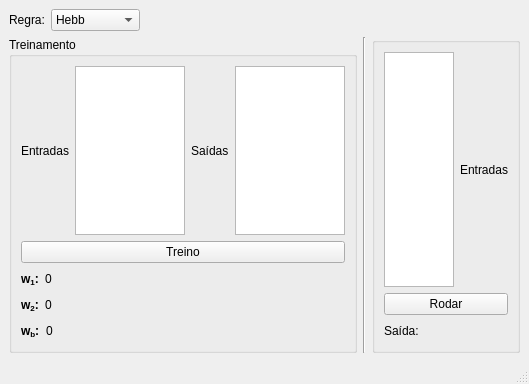
<?xml version="1.0" encoding="UTF-8"?>
<ui version="4.0">
 <class>HebbPerceptron</class>
 <widget class="QMainWindow" name="HebbPerceptron">
  <property name="geometry">
   <rect>
    <x>0</x>
    <y>0</y>
    <width>529</width>
    <height>384</height>
   </rect>
  </property>
  <property name="windowTitle">
   <string>Hebb\Perceptron</string>
  </property>
  <widget class="QWidget" name="centralwidget">
   <layout class="QVBoxLayout" name="verticalLayout_7">
    <item>
     <layout class="QHBoxLayout" name="horizontalLayout">
      <item>
       <widget class="QLabel" name="label">
        <property name="text">
         <string>Regra:</string>
        </property>
       </widget>
      </item>
      <item>
       <widget class="QComboBox" name="comboBox">
        <item>
         <property name="text">
          <string>Hebb</string>
         </property>
        </item>
        <item>
         <property name="text">
          <string>Perceptron</string>
         </property>
        </item>
       </widget>
      </item>
      <item>
       <spacer name="horizontalSpacer">
        <property name="orientation">
         <enum>Qt::Horizontal</enum>
        </property>
        <property name="sizeHint" stdset="0">
         <size>
          <width>40</width>
          <height>20</height>
         </size>
        </property>
       </spacer>
      </item>
     </layout>
    </item>
    <item>
     <layout class="QHBoxLayout" name="horizontalLayout_11">
      <item>
       <widget class="QGroupBox" name="groupBox">
        <property name="title">
         <string>Treinamento</string>
        </property>
        <layout class="QVBoxLayout" name="verticalLayout_6">
         <item>
          <layout class="QHBoxLayout" name="horizontalLayout_3">
           <item>
            <widget class="QLabel" name="label_2">
             <property name="text">
              <string>Entradas</string>
             </property>
            </widget>
           </item>
           <item>
            <widget class="QPlainTextEdit" name="entradas"/>
           </item>
           <item>
            <widget class="QLabel" name="label_3">
             <property name="text">
              <string>Saídas</string>
             </property>
            </widget>
           </item>
           <item>
            <widget class="QPlainTextEdit" name="saidas"/>
           </item>
          </layout>
         </item>
         <item>
          <layout class="QVBoxLayout" name="verticalLayout_2">
           <item>
            <widget class="QPushButton" name="treino">
             <property name="text">
              <string>Treino</string>
             </property>
            </widget>
           </item>
           <item>
            <layout class="QHBoxLayout" name="horizontalLayout_4">
             <item>
              <widget class="QLabel" name="label_6">
               <property name="text">
                <string>&lt;html&gt;&lt;head/&gt;&lt;body&gt;&lt;p&gt;&lt;span style=&quot; font-weight:600;&quot;&gt;w&lt;/span&gt;&lt;span style=&quot; font-weight:600; vertical-align:sub;&quot;&gt;1&lt;/span&gt;&lt;span style=&quot; font-weight:600;&quot;&gt;:&lt;/span&gt;&lt;/p&gt;&lt;/body&gt;&lt;/html&gt;</string>
               </property>
              </widget>
             </item>
             <item>
              <widget class="QLabel" name="w1">
               <property name="text">
                <string>0</string>
               </property>
              </widget>
             </item>
             <item>
              <spacer name="horizontalSpacer_2">
               <property name="orientation">
                <enum>Qt::Horizontal</enum>
               </property>
               <property name="sizeHint" stdset="0">
                <size>
                 <width>40</width>
                 <height>20</height>
                </size>
               </property>
              </spacer>
             </item>
            </layout>
           </item>
           <item>
            <layout class="QHBoxLayout" name="horizontalLayout_5">
             <item>
              <widget class="QLabel" name="label_7">
               <property name="text">
                <string>&lt;html&gt;&lt;head/&gt;&lt;body&gt;&lt;p&gt;&lt;span style=&quot; font-weight:600;&quot;&gt;w&lt;/span&gt;&lt;span style=&quot; font-weight:600; vertical-align:sub;&quot;&gt;2&lt;/span&gt;&lt;span style=&quot; font-weight:600;&quot;&gt;:&lt;/span&gt;&lt;/p&gt;&lt;/body&gt;&lt;/html&gt;</string>
               </property>
              </widget>
             </item>
             <item>
              <widget class="QLabel" name="w2">
               <property name="text">
                <string>0</string>
               </property>
              </widget>
             </item>
             <item>
              <spacer name="horizontalSpacer_3">
               <property name="orientation">
                <enum>Qt::Horizontal</enum>
               </property>
               <property name="sizeHint" stdset="0">
                <size>
                 <width>40</width>
                 <height>20</height>
                </size>
               </property>
              </spacer>
             </item>
            </layout>
           </item>
           <item>
            <layout class="QHBoxLayout" name="horizontalLayout_8">
             <item>
              <widget class="QLabel" name="label_9">
               <property name="text">
                <string>&lt;html&gt;&lt;head/&gt;&lt;body&gt;&lt;p&gt;&lt;span style=&quot; font-weight:600;&quot;&gt;w&lt;/span&gt;&lt;span style=&quot; font-weight:600; vertical-align:sub;&quot;&gt;b&lt;/span&gt;&lt;span style=&quot; font-weight:600;&quot;&gt;:&lt;/span&gt;&lt;/p&gt;&lt;/body&gt;&lt;/html&gt;</string>
               </property>
              </widget>
             </item>
             <item>
              <widget class="QLabel" name="wb">
               <property name="text">
                <string>0</string>
               </property>
              </widget>
             </item>
             <item>
              <spacer name="horizontalSpacer_6">
               <property name="orientation">
                <enum>Qt::Horizontal</enum>
               </property>
               <property name="sizeHint" stdset="0">
                <size>
                 <width>40</width>
                 <height>20</height>
                </size>
               </property>
              </spacer>
             </item>
             <item>
              <widget class="QLabel" name="epocaText">
               <property name="text">
                <string/>
               </property>
              </widget>
             </item>
             <item>
              <widget class="QLabel" name="epocas">
               <property name="text">
                <string/>
               </property>
              </widget>
             </item>
             <item>
              <spacer name="horizontalSpacer_4">
               <property name="orientation">
                <enum>Qt::Horizontal</enum>
               </property>
               <property name="sizeHint" stdset="0">
                <size>
                 <width>40</width>
                 <height>20</height>
                </size>
               </property>
              </spacer>
             </item>
            </layout>
           </item>
          </layout>
         </item>
        </layout>
       </widget>
      </item>
      <item>
       <widget class="Line" name="line">
        <property name="orientation">
         <enum>Qt::Vertical</enum>
        </property>
       </widget>
      </item>
      <item>
       <widget class="QGroupBox" name="groupBox_2">
        <property name="title">
         <string/>
        </property>
        <layout class="QVBoxLayout" name="verticalLayout_5">
         <item>
          <layout class="QHBoxLayout" name="horizontalLayout_12">
           <item>
            <widget class="QPlainTextEdit" name="rodarEntrada"/>
           </item>
           <item>
            <widget class="QLabel" name="label_4">
             <property name="text">
              <string>Entradas</string>
             </property>
            </widget>
           </item>
          </layout>
         </item>
         <item>
          <layout class="QVBoxLayout" name="verticalLayout_3">
           <item>
            <widget class="QPushButton" name="rodar">
             <property name="text">
              <string>Rodar</string>
             </property>
            </widget>
           </item>
           <item>
            <layout class="QHBoxLayout" name="horizontalLayout_2">
             <item>
              <widget class="QLabel" name="label_12">
               <property name="text">
                <string>Saída:</string>
               </property>
              </widget>
             </item>
             <item>
              <widget class="QLabel" name="respRodar">
               <property name="text">
                <string/>
               </property>
              </widget>
             </item>
             <item>
              <spacer name="horizontalSpacer_5">
               <property name="orientation">
                <enum>Qt::Horizontal</enum>
               </property>
               <property name="sizeHint" stdset="0">
                <size>
                 <width>40</width>
                 <height>20</height>
                </size>
               </property>
              </spacer>
             </item>
            </layout>
           </item>
          </layout>
         </item>
        </layout>
       </widget>
      </item>
     </layout>
    </item>
   </layout>
  </widget>
  <widget class="QStatusBar" name="statusbar"/>
 </widget>
 <resources/>
 <connections/>
</ui>
